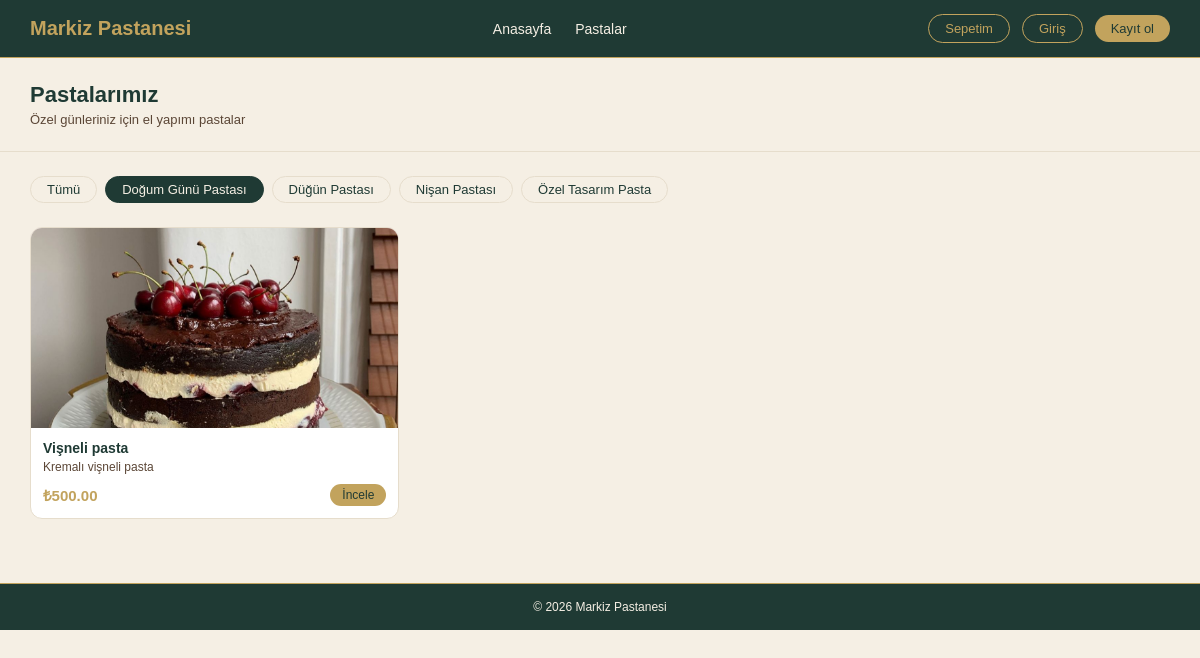
/urunler.php?kategori=1, run on the app's committed database.
### tables this page shows
CREATE TABLE `kategori` (
  `Kategori_id` int NOT NULL AUTO_INCREMENT,
  `KategoriAdi` varchar(100) NOT NULL,
  PRIMARY KEY (`Kategori_id`)
);

CREATE TABLE `pasta` (
  `Pasta_id` int NOT NULL AUTO_INCREMENT,
  `Kategori_id` int NOT NULL,
  `PastaAdi` varchar(100) NOT NULL,
  `Aciklama` varchar(255) DEFAULT NULL,
  `Fiyat` decimal(10,2) NOT NULL,
  `MevcutMu` tinyint(1) NOT NULL DEFAULT '1',
  `Stok` int NOT NULL DEFAULT '10',
  `Resim` varchar(255) DEFAULT 'default.jpg',
  PRIMARY KEY (`Pasta_id`),
  KEY `Kategori_id` (`Kategori_id`),
  CONSTRAINT `pasta_ibfk_1` FOREIGN KEY (`Kategori_id`) REFERENCES `kategori` (`Kategori_id`) ON DELETE CASCADE ON UPDATE CASCADE,
  CONSTRAINT `pasta_chk_1` CHECK ((`Fiyat` > 0)),
  CONSTRAINT `pasta_chk_2` CHECK ((`Stok` >= 0))
);

### dal/pasta_dal.php (called while the page is built, shortened)
<?php
require_once __DIR__ . '/../dal/db.php';
function kategorileri_listele() {
    global $pdo;
    $stmt = $pdo->prepare("CALL KategoriListele()");
    $stmt->execute();
    return $stmt->fetchAll(PDO::FETCH_ASSOC);
}
function kategoriye_gore_pasta_getir($kategori_id) {
    global $pdo;
    $stmt = $pdo->prepare("CALL PastaGetirByKategori(?)");
    $stmt->execute([$kategori_id]);
    return $stmt->fetchAll(PDO::FETCH_ASSOC);
}
?>

### bl/pasta_bl.php (called while the page is built, shortened)
<?php
require_once __DIR__ . '/../dal/pasta_dal.php';
function kategorileri_getir() {
    return kategorileri_listele();
}
function kategoriye_gore_getir($kategori_id) {
    return kategoriye_gore_pasta_getir($kategori_id);
}
?>

### urunler.php (the view, shortened to what this page needs)
<?php
require_once 'bl/pasta_bl.php';
$kategoriler = kategorileri_getir();
$secili_kategori = isset($_GET['kategori']) ? (int)$_GET['kategori'] : null;
if ($secili_kategori) {
    $pastalar = kategoriye_gore_getir($secili_kategori);
} else {
    $pastalar = pastalari_getir();
}
?>
<!DOCTYPE html>
<html lang="tr">
<head>
    <link rel="stylesheet" href="css/style.css">
</head>
<body>
<nav class="navbar">
    <div class="logo">Markiz<span> Pastanesi</span></div>
    <ul class="nav-links">
        <li><a href="index.php">Anasayfa</a></li>
        <li><a href="urunler.php">Pastalar</a></li>
    </ul>
    <div class="nav-actions">
        <a href="sepet.php" class="btn-outline">
            Sepetim
        </a>
        <?php if(isset($_SESSION['musteri'])): ?>
            <a href="siparislerim.php">Siparişlerim</a>
            <a href="cikis.php" class="btn-outline">Çıkış</a>
        <?php else: ?>
            <a href="giris.php" class="btn-outline">Giriş</a>
            <a href="kayit.php" class="btn-fill">Kayıt ol</a>
        <?php endif; ?>
    </div>
</nav>
<div class="sayfa-baslik">
    <h1>Pastalarımız</h1>
    <p>Özel günleriniz için el yapımı pastalar</p>
</div>
<section class="kategoriler">
    <div class="kategori-listesi">
        <a href="urunler.php" class="kategori-chip <?= !$secili_kategori ? 'aktif' : '' ?>">
            Tümü
        </a>
        <?php foreach($kategoriler as $kat): ?>
            <a href="urunler.php?kategori=<?= $kat['Kategori_id'] ?>"
               class="kategori-chip <?= $secili_kategori == $kat['Kategori_id'] ? 'aktif' : '' ?>">
                <?= htmlspecialchars($kat['KategoriAdi']) ?>
            </a>
        <?php endforeach; ?>
    </div>
</section>
<section class="urunler">
    <?php if(empty($pastalar)): ?>
        <p class="bos-mesaj">Bu kategoride ürün bulunamadı.</p>
    <?php else: ?>
        <div class="pasta-grid">
            <?php foreach($pastalar as $pasta): ?>
                <?php if($pasta['MevcutMu']): ?>
                <div class="pasta-kart">
                    <div class="pasta-resim">
                       <?php if(!empty($pasta['Resim']) && $pasta['Resim'] !== 'default.jpg'): ?>
                       <img src="img/<?= htmlspecialchars($pasta['Resim']) ?>" alt="<?= htmlspecialchars($pasta['PastaAdi']) ?>">
                       <?php endif; ?>
                    </div>
                    <div class="pasta-bilgi">
                        <h3><?= htmlspecialchars($pasta['PastaAdi']) ?></h3>
                        <p><?= htmlspecialchars($pasta['Aciklama']) ?></p>
                        <div class="pasta-alt">
                            <span class="fiyat">₺<?= number_format($pasta['Fiyat'], 2) ?></span>
                            <a href="urun_detay.php?id=<?= $pasta['Pasta_id'] ?>" class="btn-fill kucuk">
                                İncele
                            </a>
                        </div>
                    </div>
                </div>
                <?php endif; ?>
            <?php endforeach; ?>
        </div>
    <?php endif; ?>
</section>
<footer class="footer">
    <p>© 2026 Markiz Pastanesi</p>
</footer>
</body>
</html>

### css/style.css (style rules this page uses)
* { margin: 0; padding: 0; box-sizing: border-box; font-family: Arial, sans-serif; }
body { background-color: #F5EFE4; color: #333; }
.navbar { background-color: #1F3A34; border-bottom: 1px solid #C2A35D; padding: 0 30px; height: 58px; display: flex; align-items: center; justify-content: space-between; }
.logo { font-size: 20px; font-weight: bold; color: #C2A35D; }
.logo span { color: #C2A35D; }
.nav-links { list-style: none; display: flex; gap: 24px; }
.nav-links a { text-decoration: none; color: #F5EFE4; font-size: 14px; }
.nav-actions { display: flex; align-items: center; gap: 12px; }
.btn-outline { border: 1px solid #C2A35D; color: #C2A35D; background: transparent; padding: 6px 16px; border-radius: 20px; font-size: 13px; text-decoration: none; cursor: pointer; }
.btn-fill { background: #C2A35D; color: #1F3A34; border: none; padding: 6px 16px; border-radius: 20px; font-size: 13px; text-decoration: none; cursor: pointer; display: inline-block; }
.btn-fill.kucuk { padding: 4px 12px; font-size: 12px; }
.kategoriler { padding: 24px 30px 0; }
.kategori-listesi { display: flex; gap: 8px; flex-wrap: wrap; }
.kategori-chip { background: #F5EFE4; color: #1F3A34; border: 1px solid #E6DDCC; border-radius: 20px; padding: 5px 16px; font-size: 13px; text-decoration: none; cursor: pointer; }
.kategori-chip.aktif, .kategori-chip:hover { background: #1F3A34; color: #F5EFE4; border-color: #1F3A34; }
.urunler { padding: 24px 30px; max-width: 100%; }
.pasta-grid { display: grid; grid-template-columns: repeat(3, 1fr); gap: 16px; }
.pasta-kart { background: white; border: 1px solid #E6DDCC; border-radius: 12px; overflow: hidden; }
.pasta-resim { background: #fbeaf0; height: 200px; display: flex; align-items: center; justify-content: center; font-size: 48px; overflow: hidden; }
.pasta-resim img { width: 100%; height: 200px; object-fit: cover; }
.pasta-bilgi { padding: 12px; }
.pasta-bilgi h3 { font-size: 14px; font-weight: bold; color: #1F3A34; margin-bottom: 4px; }
.pasta-bilgi p { font-size: 12px; color: #5B4636; margin-bottom: 10px; }
.pasta-alt { display: flex; align-items: center; justify-content: space-between; }
.fiyat { font-size: 15px; font-weight: bold; color: #C2A35D; }
.footer { background: #1F3A34; border-top: 1px solid #C2A35D; padding: 16px 30px; text-align: center; font-size: 12px; color: #F5EFE4; margin-top: 40px; }
.sayfa-baslik { background: #F5EFE4; padding: 24px 30px; border-bottom: 1px solid #E6DDCC; }
.sayfa-baslik h1 { font-size: 22px; color: #1F3A34; margin-bottom: 4px; }
.sayfa-baslik p { font-size: 13px; color: #5B4636; }

### data on the page
kategori: KategoriAdi "Doğum Günü Pastası"
kategori: KategoriAdi "Düğün Pastası"
kategori: KategoriAdi "Nişan Pastası"
kategori: KategoriAdi "Özel Tasarım Pasta"
pasta: Resim (picture), PastaAdi "Vişneli pasta", Aciklama "Kremalı vişneli pasta", Fiyat "500.00"
